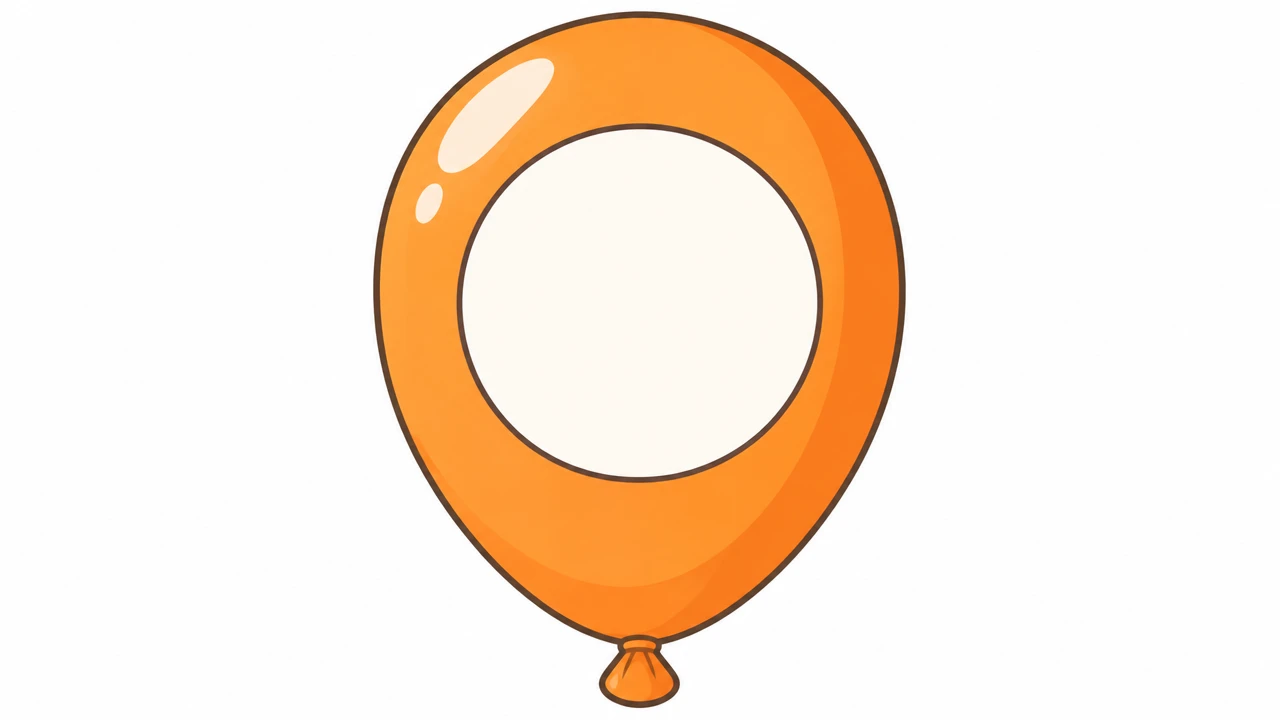
#> input picture design/reference/balloons/balloon.webp, 1280 x 720 px
$ python process_balloons.py
#> lines starting #> are read from the running program, lines starting #| are printed output that depends on the picture; after the words box and inside, x2 and y2 are one past the last pixel; in counts of white or black regions, pixels touching at a corner belong together
### tools/games/process_fishing.py
#!/usr/bin/env python3
"""Turn the fishing game art in design/reference/fishing/ into app assets.

- fish.webp (one orange fish on white) -> transparent fish in 8 colors:
  only the orange body/fins/belly are re-colored; outlines, eye, cheek,
  mouth and the cream letter circle stay as drawn.
- nile.webp -> copied as the background.

Prints where the letter circle sits; put it in "fishLetterSpot" in
app/assets/content/games/fishing.json.

Run:  tools/.venv/bin/python tools/games/process_fishing.py
Out:  app/assets/games/fishing/fish_<color>.png, nile.webp
"""
import colorsys
import os
import shutil
from collections import deque

import numpy as np
from PIL import Image

ROOT = os.path.dirname(os.path.dirname(os.path.dirname(os.path.abspath(__file__))))
SRC = os.path.join(ROOT, "design", "reference", "fishing")
OUT = os.path.join(ROOT, "app", "assets", "games", "fishing")

# Target hue (degrees) and saturation factor for each color; the drawn fish
# is orange (~28°). Some hues turn neon at full saturation, so they're softened.
COLORS = {
    "orange": (28, 1.0), "coral": (8, 0.85), "yellow": (46, 1.0), "green": (100, 0.62),
    "mint": (162, 0.7), "blue": (198, 0.8), "lilac": (272, 0.5), "pink": (328, 0.62),
}
SOURCE_HUE = 28
# Output width of each fish, px.
WIDTH = 360


def flood_white(rgb):
    """Near-white pixels connected to the border."""
    near = rgb.min(axis=2) > 225
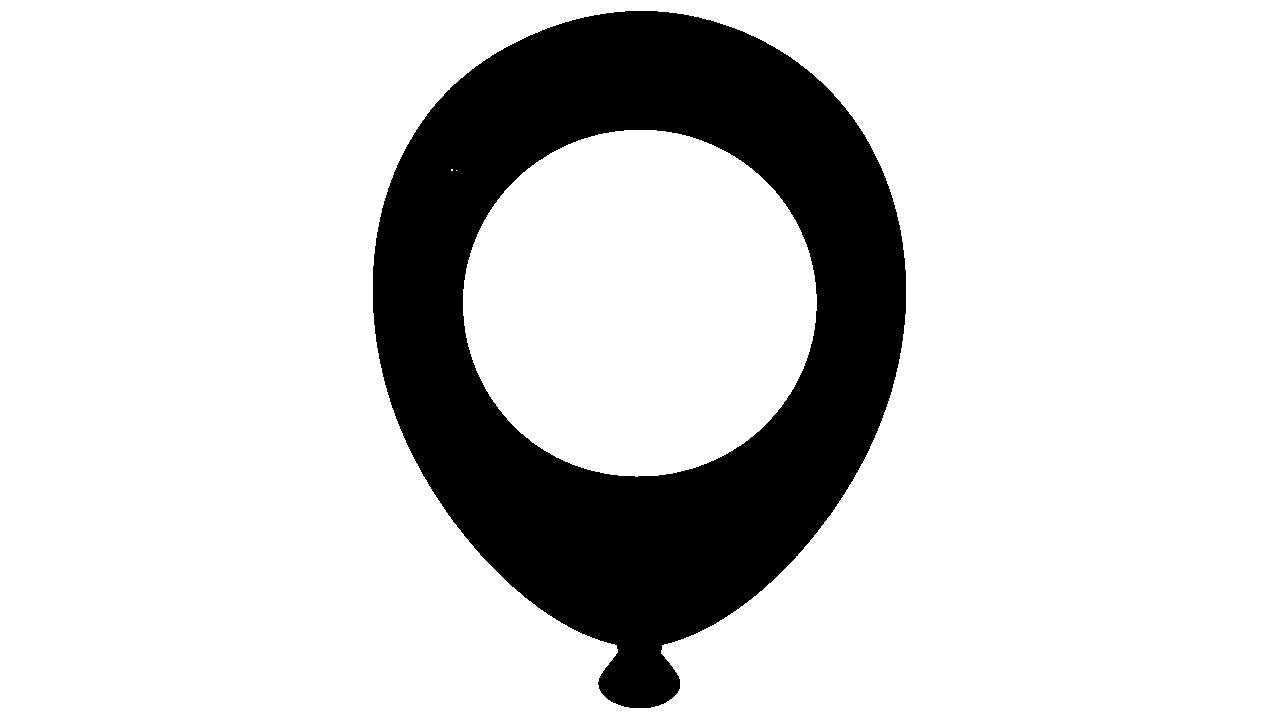
#> near: shape (720, 1280) bool; 81.8% white; 1 black region, box (x1, y1, x2, y2) and area: (373, 11, 906, 708) 167337
    H, W = near.shape
#> H = 720; W = 1280
    seen = np.zeros_like(near)
    q = deque()
    for x in range(W):
        for y in (0, H - 1):
            if near[y, x]:
                seen[y, x] = True
                q.append((y, x))
#> seen: shape (720, 1280) bool; 0.28% white in thin lines or dots
    for y in range(H):
        for x in (0, W - 1):
            if near[y, x] and not seen[y, x]:
                seen[y, x] = True
                q.append((y, x))
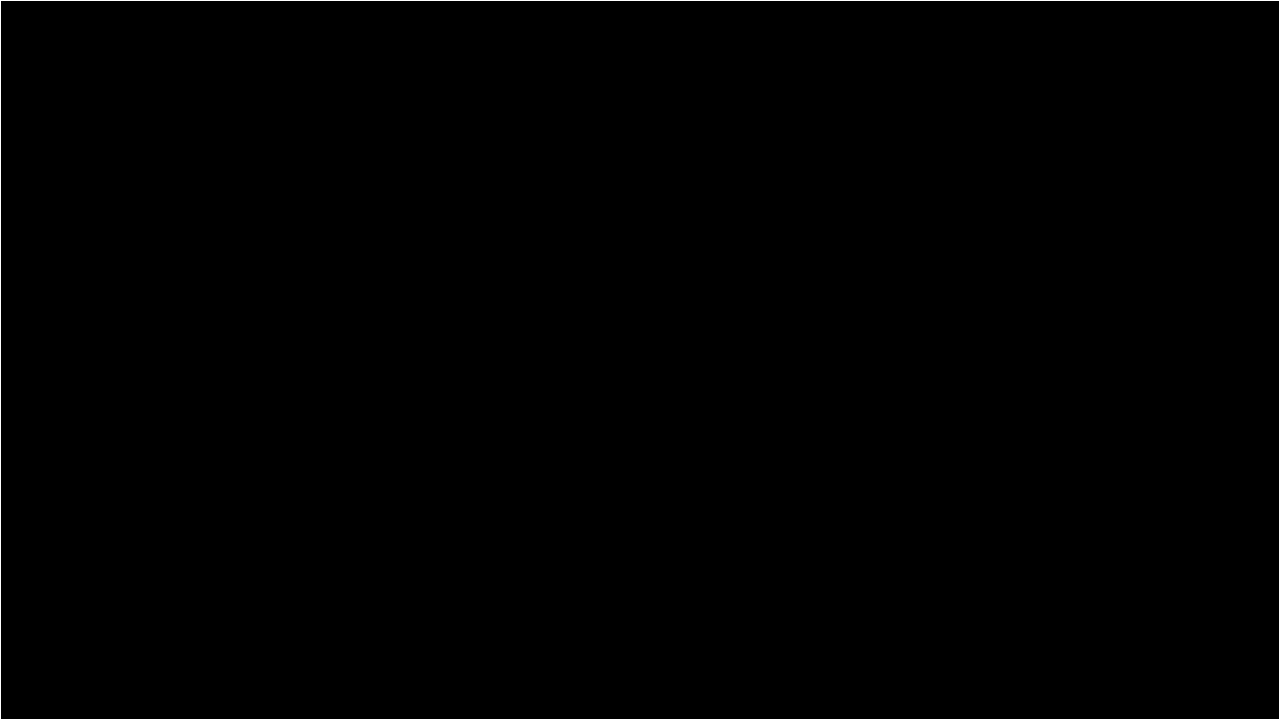
#> seen: shape (720, 1280) bool; 0.43% white in thin lines or dots
    while q:
        y, x = q.popleft()
        for ny, nx in ((y + 1, x), (y - 1, x), (y, x + 1), (y, x - 1)):
            if 0 <= ny < H and 0 <= nx < W and near[ny, nx] and not seen[ny, nx]:
                seen[ny, nx] = True
                q.append((ny, nx))
#> seen: shape (720, 1280) bool; 71.4% white; 1 black region, box (x1, y1, x2, y2) and area: (373, 11, 906, 708) 263863
    return seen


def cut_out(img):
    rgb = np.asarray(img.convert("RGB")).astype(np.float32)
    bg = flood_white(rgb)
    # soft edge: alpha from how far a background-adjacent pixel is from white
    a = np.clip(np.max((255.0 - rgb) / 255.0, axis=2) * 3, 0, 1)
    alpha = np.where(bg, 0.0, 1.0)
    edge = np.zeros_like(bg)
    edge[1:, :] |= bg[:-1, :]
#> edge: shape (720, 1280) bool; 71.2% white; 2 black regions, box (x1, y1, x2, y2) and area: (373, 12, 906, 709) 263863, (0, 0, 1280, 1) 1280
    edge[:-1, :] |= bg[1:, :]
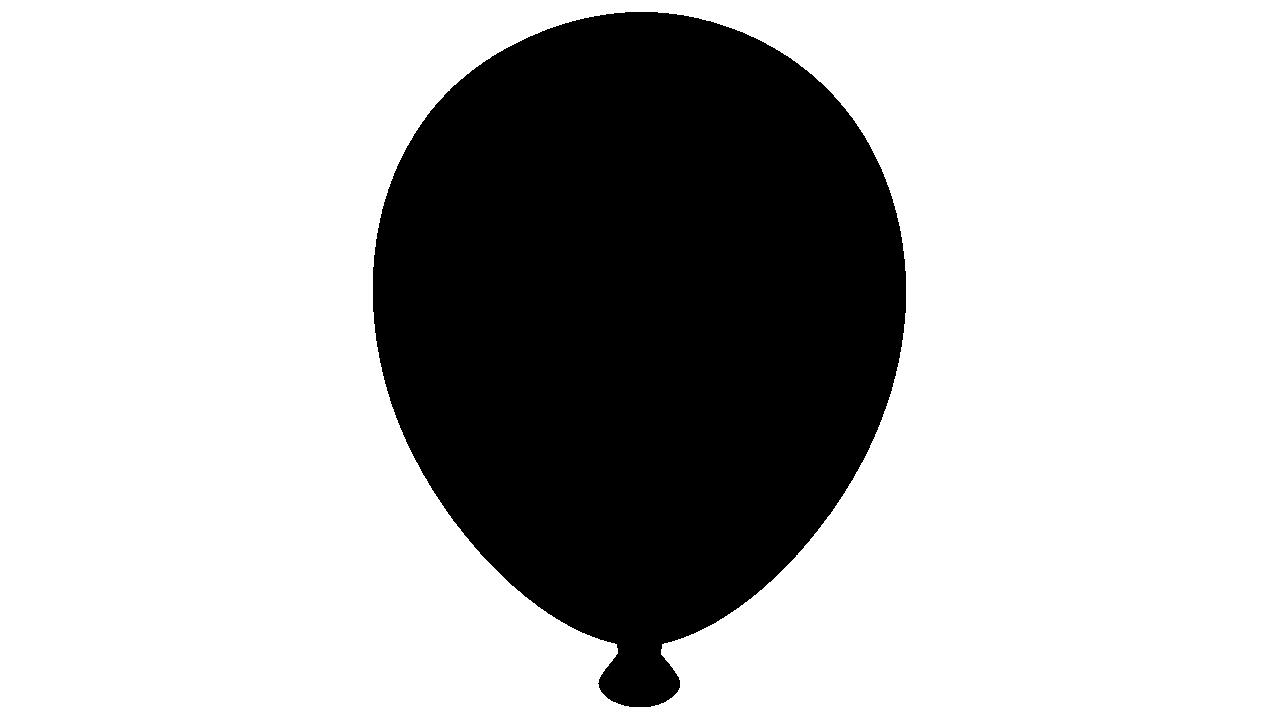
#> edge: shape (720, 1280) bool; 71.5% white; 1 black region, box (x1, y1, x2, y2) and area: (373, 12, 906, 707) 262719
    edge[:, 1:] |= bg[:, :-1]
#> edge: shape (720, 1280) bool; 71.5% white; 1 black region, box (x1, y1, x2, y2) and area: (374, 12, 906, 707) 262414
    edge[:, :-1] |= bg[:, 1:]
#> edge: shape (720, 1280) bool; 71.6% white; 1 black region, box (x1, y1, x2, y2) and area: (374, 12, 905, 707) 262108
    edge &= ~bg
#> edge: shape (720, 1280) bool; 0.19% white in thin lines or dots, all inside (x1, y1, x2, y2) = (373, 11, 906, 708)
    alpha = np.where(edge, a, alpha)
    out = np.dstack([rgb, alpha * 255]).astype(np.uint8)
    rgba = Image.fromarray(out, "RGBA")
    return rgba.crop(rgba.getchannel("A").getbbox())
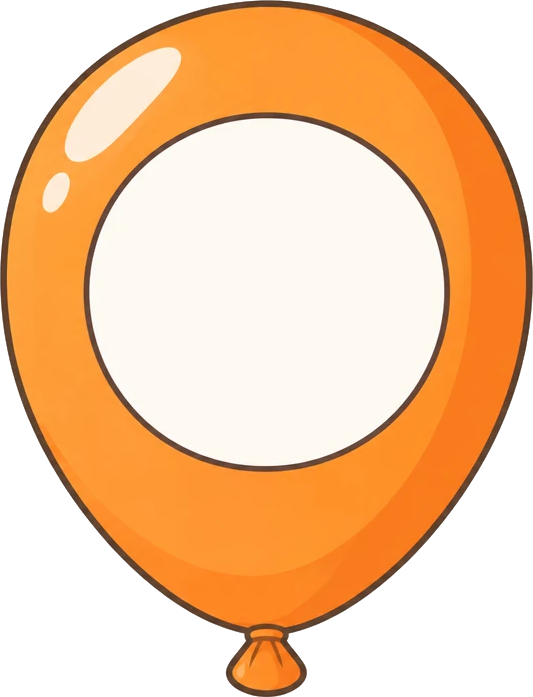
#> returned value: PIL image 533x697 RGBA; mean R, G, B, A 245.1, 202, 161, 181; transparent parts drawn white


def letter_spot(rgba):
    """Center and radius of the cream circle, as fractions of the image."""
    a = np.asarray(rgba).astype(int)
#> a: shape (392, 300, 4) int64
    cream = (a[..., 0] > 235) & (a[..., 1] > 230) & (a[..., 2] > 215) & (a[..., 3] > 250)
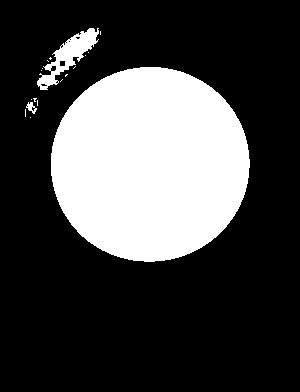
#> cream: shape (392, 300) bool; 27.1% white; 18 white regions (15 under 20 px), largest, box (x1, y1, x2, y2) and area: (51, 67, 250, 262) 30466, (37, 28, 99, 90) 1257, (26, 102, 37, 114) 64
    H, W = cream.shape
#> H = 392; W = 300
    # largest cream blob (the eye highlight and white are much smaller)
    seen = np.zeros_like(cream)
    best = []
    for y0, x0 in zip(*np.nonzero(cream[::4, ::4])):
        y0, x0 = y0 * 4, x0 * 4
        if seen[y0, x0]:
            continue
        q = deque([(y0, x0)])
        seen[y0, x0] = True
        pts = []
        while q:
            y, x = q.popleft()
            pts.append((y, x))
            for ny, nx in ((y + 1, x), (y - 1, x), (y, x + 1), (y, x - 1)):
                if 0 <= ny < H and 0 <= nx < W and cream[ny, nx] and not seen[ny, nx]:
                    seen[ny, nx] = True
                    q.append((ny, nx))
        if len(pts) > len(best):
            best = pts
#> this loop made 1994 passes
#> (y0, x0) on passes 1 to 12: (28, 92), (32, 80), (32, 88), (32, 92), (32, 96), (32, 100), (36, 76), (36, 80), (36, 84), (36, 88), (36, 92), (36, 96)
#> seen: shape (392, 300) bool; 27% white; 5 white regions (2 under 20 px), largest, box (x1, y1, x2, y2) and area: (51, 67, 250, 262) 30466, (37, 28, 99, 90) 1247, (26, 102, 37, 114) 64
    ys, xs = zip(*best)
#> ys = 30466 items; xs = 30466 items
    cx, cy = (min(xs) + max(xs)) / 2, (min(ys) + max(ys)) / 2
#> cx = 150; cy = 164
    r = (max(xs) - min(xs)) / 2
#> r = 99
    return cx / W, cy / H, r / H


def recolor(rgba, target_hue, sat):
    a = np.asarray(rgba).astype(np.float32) / 255.0
    out = a.copy()
    shift = ((target_hue - SOURCE_HUE) % 360) / 360.0
    rgb_to_hsv = np.vectorize(colorsys.rgb_to_hsv)
    hsv_to_rgb = np.vectorize(colorsys.hsv_to_rgb)
    h, s, v = rgb_to_hsv(a[..., 0], a[..., 1], a[..., 2])
    hue_deg = h * 360
    # orange body, fins and pale belly; not the brown outline (dark),
    # not the pink cheek/red mouth, not the cream circle (low saturation)
    body = (hue_deg > 14) & (hue_deg < 50) & (s > 0.28) & (v > 0.55) & (a[..., 3] > 0)
    nh = np.where(body, (h + shift) % 1.0, h)
    ns = np.where(body, s * sat, s)
    r, g, b = hsv_to_rgb(nh, ns, v)
    out[..., 0], out[..., 1], out[..., 2] = r, g, b
    return Image.fromarray((np.clip(out, 0, 1) * 255).astype(np.uint8), "RGBA")


# [10 lines left out: function main, not called in this run]


# [2 lines that do not run on import are left out]

### tools/games/process_balloons.py
#!/usr/bin/env python3
"""Turn the balloons game art in design/reference/balloons/ into app assets.

- balloon.webp (one ORANGE balloon on white, no string) -> transparent
  balloon in 8 colors: only the orange rubber is re-colored; outline, shine
  and the cream letter circle stay as drawn.
- village.webp -> the background (resized to 1920 px wide).

Prints where the letter circle sits; put it in "balloonLetterSpot" in
app/assets/content/games/balloons.json, and list the balloon files in
"balloonImages" (the script prints that line too).

Run:  tools/.venv/bin/python tools/games/process_balloons.py
Out:  app/assets/games/balloons/balloon_<color>.png, village.webp
"""
import os
import sys

from PIL import Image

sys.path.insert(0, os.path.dirname(os.path.abspath(__file__)))
from process_fishing import COLORS, cut_out, letter_spot, recolor  # noqa: E402

ROOT = os.path.dirname(os.path.dirname(os.path.dirname(os.path.abspath(__file__))))
SRC = os.path.join(ROOT, "design", "reference", "balloons")
OUT = os.path.join(ROOT, "app", "assets", "games", "balloons")
# Output width of each balloon, px.
WIDTH = 300
BACKGROUND_WIDTH = 1920


def main():
    os.makedirs(OUT, exist_ok=True)
    balloon_src = os.path.join(SRC, "balloon.webp")
    if os.path.exists(balloon_src):
        balloon = cut_out(Image.open(balloon_src))
        balloon = balloon.resize(
            (WIDTH, round(balloon.height * WIDTH / balloon.width)), Image.LANCZOS
        )
        x, y, r = letter_spot(balloon)
#> x = 0.5; y = 0.418; r = 0.253
        files = []
        for name, (hue, sat) in COLORS.items():
            recolor(balloon, hue, sat).save(
                os.path.join(OUT, f"balloon_{name}.png"), optimize=True
            )
            files.append(f'"assets/games/balloons/balloon_{name}.png"')
            print("balloon", name)
#> this loop made 8 passes
#> pass 1, in recolor, `h, s, v = rgb_to_hsv(a[..., 0], a[..., 1], a[..., 2])`:
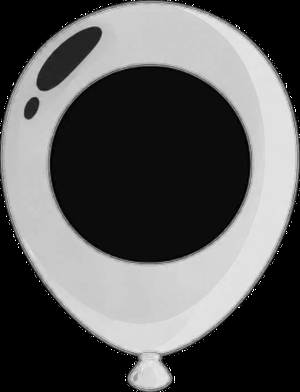
#> s: shape (392, 300) float64; min 0, max 1, mean 0.352
#> pass 1, in recolor, `h, s, v = rgb_to_hsv(a[..., 0], a[..., 1], a[..., 2])`:
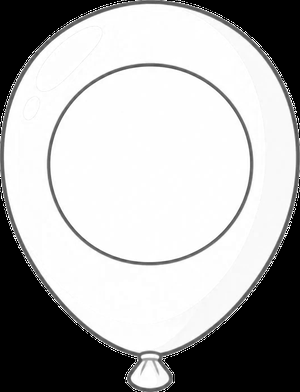
#> v: shape (392, 300) float32; min 0, max 1, mean 0.681
#> after the loop, files = 8 items
        # letter_spot gives the radius as a fraction of the height; the game
        # sizes the letter from the width.
        size = r * 2 * balloon.height / balloon.width
#> size = 0.66
        print(f"size {balloon.width}x{balloon.height}")
#| size 300x392
        print(f'"balloonLetterSpot": {{ "x": {x:.3f}, "y": {y:.3f}, "size": {size:.3f} }}')
#| "balloonLetterSpot": { "x": 0.500, "y": 0.418, "size": 0.660 }
        print(f'"balloonImages": [{", ".join(files)}]')
#> (printed output is left out)
    village_src = os.path.join(SRC, "village.webp")
    if os.path.exists(village_src):
        village = Image.open(village_src).convert("RGB")
        if village.width > BACKGROUND_WIDTH:
            village = village.resize(
                (BACKGROUND_WIDTH, round(village.height * BACKGROUND_WIDTH / village.width)),
                Image.LANCZOS,
            )
        village.save(os.path.join(OUT, "village.webp"), quality=88)
        print(f"village {village.width}x{village.height}")


if __name__ == "__main__":
    main()
